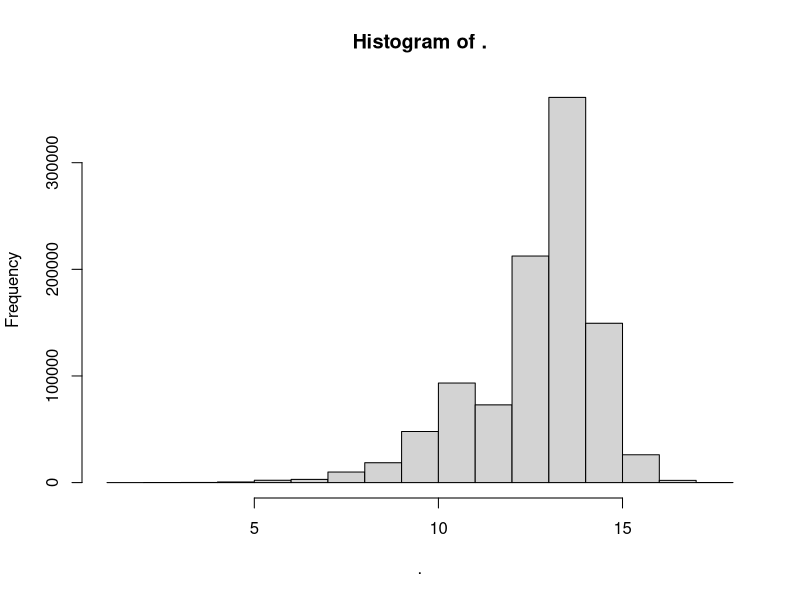

This chart was generated by the following R code:
## ---- chunk 1
knitr::opts_chunk$set(echo = TRUE)
## ---- chunk 2
library(tidyverse)
options(scipen = 999)

df_sound <-
    tibble(unit = c(1:19, 
                    seq(20, 90, by = 10)),
           #1e3, 1e4, 1e5, 1e6),
           sound = c("one", "two", "three", "four", "five", 
                     "six", "se-ven", "eight", "nine", "ten",
                     "e-le-ven", "twel-ve", "thir-teen", "four-teen", "fif-teen", 
                     "six-teen", "sev-en-teen", "eight-teen", "nine-teen",
                     "twen-ty", "thir-ty", "four-ty", "fif-ty",
                     "six-ty", "seven-ty", "eigh-ty", "nine-ty"))
## ---- chunk 3
all_nums <-
    tibble(number = 1:1e6) %>% 
    #slice(1:100) %>% 
    mutate(d7 = str_sub(number, -7, -7),
           d6 = str_sub(number, -6, -6),
           d5 = case_when((str_sub(number, -5, -4) >= 10 & 
                               str_sub(number, -5, -4) < 20) ~ str_sub(number, -5, -4),
                          TRUE ~ paste0(str_sub(number, -5, -5), 0)),
           d4 = case_when((str_sub(number, -5, -4) >= 10 & str_sub(number, -5, -4) < 20) ~ "0",
                          TRUE ~ str_sub(number, -4, -4)),
           d3 = str_sub(number, -3, -3),
           d2 = case_when((str_sub(number, -2) >= 10 & str_sub(number, -2) < 20) ~ str_sub(number, -2),
                          TRUE ~ paste0(str_sub(number, -2, -2), 0)),
           d1 = case_when((str_sub(number, -2) >= 10 & str_sub(number, -2) < 20) ~ "0",
                          TRUE ~ str_sub(number, -1))) %>% 
    mutate_all(as.integer) %>% 
    mutate(t7 = ifelse(is.na(d7), "", "one mill-i-on"))

get_joins <-
    all_nums %>% 
    left_join(df_sound %>% mutate(sound6 = paste(sound, "hund-red")) %>% select(unit, sound6), by = c("d6" = "unit")) %>% 
    left_join(df_sound %>% select(unit, sound5 = sound), by = c("d5" = "unit")) %>% 
    left_join(df_sound %>% select(unit, sound4 = sound), by = c("d4" = "unit")) %>% 
    left_join(df_sound %>% mutate(sound3 = paste(sound, "hund-red")) %>% select(unit, sound3), by = c("d3" = "unit")) %>% 
    left_join(df_sound %>% select(unit, sound2 = sound), by = c("d2" = "unit")) %>% 
    left_join(df_sound %>% select(unit, sound1 = sound), by = c("d1" = "unit"))

get_joins[5,]

## ---- chunk 4
combine_text <-
    get_joins %>% 
    replace_na(list(sound6 = "",
                    sound5 = "",
                    sound4 = "",
                    sound3 = "",
                    sound2 = "",
                    sound1 = "")) %>% 
    mutate(t_100k = paste(sound6, sound5, sound4) %>% trimws(),
           t_100 = paste(sound3, sound2, sound1) %>% trimws()) %>% 
    mutate(t_100k = ifelse(t_100k == "", "", paste(t_100k, "thous-and")),
           final = 
               paste(t_100k, t_100) %>% 
               trimws(),
           count = str_count(final, "\\s|-") + 1)
## ---- chunk 5

combine_text %>% 
    select(number:d1, #t_100k, t_100, 
           final, count) %>% 
    #slice(1:1000000) %>% 
    .$count %>% #log() %>% 
    hist()

# syllables per second
sps <- ceiling(sum(combine_text$count[1:100])/60)

#totals
sum(combine_text$count[1:100])/sps # 100 = 274 syllables in 60 seconds, 11 syllables a second
sum(combine_text$count[1:1e3])/sps/60 # 1K = 5513 syllables in 18.7 min
sum(combine_text$count[1:1e4])/sps/60/60 # 10K = 83103 syllables in 4.7 hours
sum(combine_text$count[1:1e5])/sps/60/60 # 100K = 1,020,005 syllables in 57 hours
sum(combine_text$count[1:1e6])/sps/60/60/24 # 1M = 13,018,000 syllables in 329 hours or 30.5 days

# 1 min rest for every 5 min of speaking, max 8 hours a day
(sum(combine_text$count[1:1e6])/sps/60 # total min (44K min)
    * 19/17 # 1 breath every 17 seconds (49K min)
    * (6/5) # 6 min for every 5 (59K min)
    / 60    # convert to hours (982 hours)
    / 8     # max 8 hours per day (122.8 days)
    * 7/5   # weekends off (170.8 days)
)
